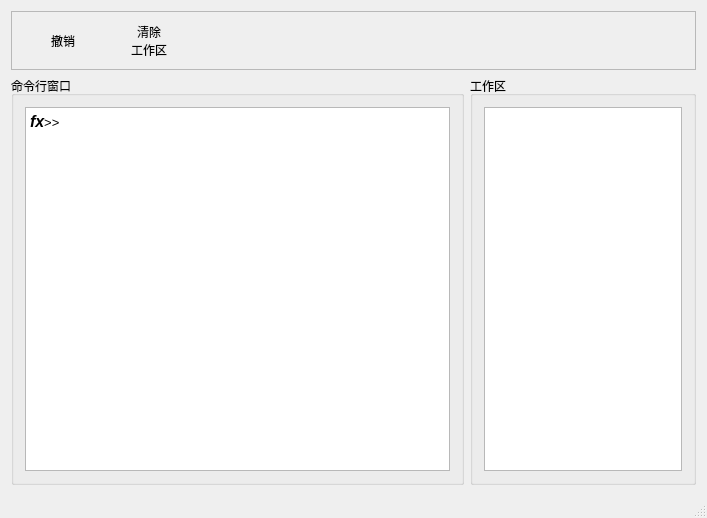
<?xml version="1.0" encoding="UTF-8"?>
<ui version="4.0">
 <class>MainWindow</class>
 <widget class="QMainWindow" name="MainWindow">
  <property name="geometry">
   <rect>
    <x>0</x>
    <y>0</y>
    <width>707</width>
    <height>518</height>
   </rect>
  </property>
  <property name="windowTitle">
   <string>MainWindow</string>
  </property>
  <widget class="QWidget" name="centralWidget">
   <layout class="QVBoxLayout" name="verticalLayout">
    <item>
     <widget class="QFrame" name="frame">
      <property name="frameShape">
       <enum>QFrame::StyledPanel</enum>
      </property>
      <property name="frameShadow">
       <enum>QFrame::Raised</enum>
      </property>
      <layout class="QGridLayout" name="gridLayout_3">
       <item row="0" column="0">
        <layout class="QHBoxLayout" name="horizontalLayout_2">
         <item>
          <widget class="QPushButton" name="pushButton_2">
           <property name="minimumSize">
            <size>
             <width>80</width>
             <height>35</height>
            </size>
           </property>
           <property name="maximumSize">
            <size>
             <width>80</width>
             <height>35</height>
            </size>
           </property>
           <property name="text">
            <string>撤销</string>
           </property>
           <property name="icon">
            <iconset resource="res.qrc">
             <normaloff>:/undo.png</normaloff>:/undo.png</iconset>
           </property>
           <property name="iconSize">
            <size>
             <width>32</width>
             <height>32</height>
            </size>
           </property>
           <property name="flat">
            <bool>true</bool>
           </property>
          </widget>
         </item>
         <item>
          <widget class="QPushButton" name="pushButton">
           <property name="minimumSize">
            <size>
             <width>80</width>
             <height>35</height>
            </size>
           </property>
           <property name="maximumSize">
            <size>
             <width>80</width>
             <height>35</height>
            </size>
           </property>
           <property name="text">
            <string>清除
工作区</string>
           </property>
           <property name="icon">
            <iconset resource="res.qrc">
             <normaloff>:/clear.png</normaloff>:/clear.png</iconset>
           </property>
           <property name="iconSize">
            <size>
             <width>32</width>
             <height>32</height>
            </size>
           </property>
           <property name="flat">
            <bool>true</bool>
           </property>
          </widget>
         </item>
         <item>
          <spacer name="horizontalSpacer">
           <property name="orientation">
            <enum>Qt::Horizontal</enum>
           </property>
           <property name="sizeHint" stdset="0">
            <size>
             <width>40</width>
             <height>20</height>
            </size>
           </property>
          </spacer>
         </item>
        </layout>
       </item>
      </layout>
     </widget>
    </item>
    <item>
     <layout class="QHBoxLayout" name="horizontalLayout" stretch="2,1">
      <item>
       <widget class="QGroupBox" name="groupBox">
        <property name="title">
         <string>命令行窗口</string>
        </property>
        <layout class="QGridLayout" name="gridLayout">
         <item row="0" column="0">
          <widget class="QTextEdit" name="textEdit">
           <property name="html">
            <string>&lt;!DOCTYPE HTML PUBLIC &quot;-//W3C//DTD HTML 4.0//EN&quot; &quot;http://www.w3.org/TR/REC-html40/strict.dtd&quot;&gt;
&lt;html&gt;&lt;head&gt;&lt;meta name=&quot;qrichtext&quot; content=&quot;1&quot; /&gt;&lt;style type=&quot;text/css&quot;&gt;
p, li { white-space: pre-wrap; }
&lt;/style&gt;&lt;/head&gt;&lt;body style=&quot; font-family:'SimSun'; font-size:9pt; font-weight:400; font-style:normal;&quot;&gt;
&lt;p style=&quot; margin-top:12px; margin-bottom:12px; margin-left:0px; margin-right:0px; -qt-block-indent:0; text-indent:0px;&quot;&gt;&lt;span style=&quot; font-size:12pt; font-weight:600; font-style:italic;&quot;&gt;fx&lt;/span&gt;&lt;span style=&quot; font-size:10pt;&quot;&gt;&amp;gt;&amp;gt;&lt;/span&gt;&lt;/p&gt;&lt;/body&gt;&lt;/html&gt;</string>
           </property>
          </widget>
         </item>
        </layout>
       </widget>
      </item>
      <item>
       <widget class="QGroupBox" name="groupBox_2">
        <property name="title">
         <string>工作区</string>
        </property>
        <layout class="QGridLayout" name="gridLayout_2">
         <item row="0" column="0">
          <widget class="QTableView" name="tableView"/>
         </item>
        </layout>
       </widget>
      </item>
     </layout>
    </item>
   </layout>
  </widget>
  <widget class="QMenuBar" name="menuBar">
   <property name="geometry">
    <rect>
     <x>0</x>
     <y>0</y>
     <width>707</width>
     <height>21</height>
    </rect>
   </property>
  </widget>
  <widget class="QStatusBar" name="statusBar"/>
 </widget>
 <layoutdefault spacing="6" margin="11"/>
 <resources>
  <include location="res.qrc"/>
 </resources>
 <connections/>
</ui>
